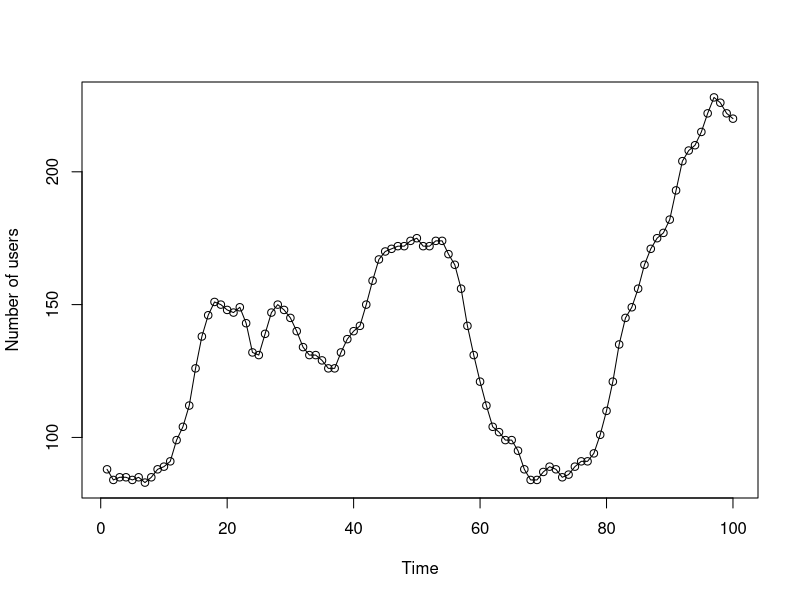
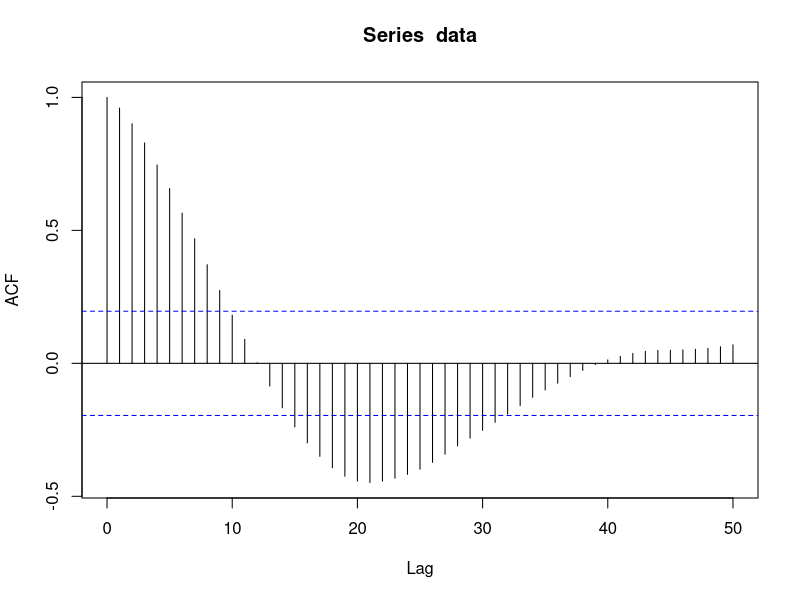
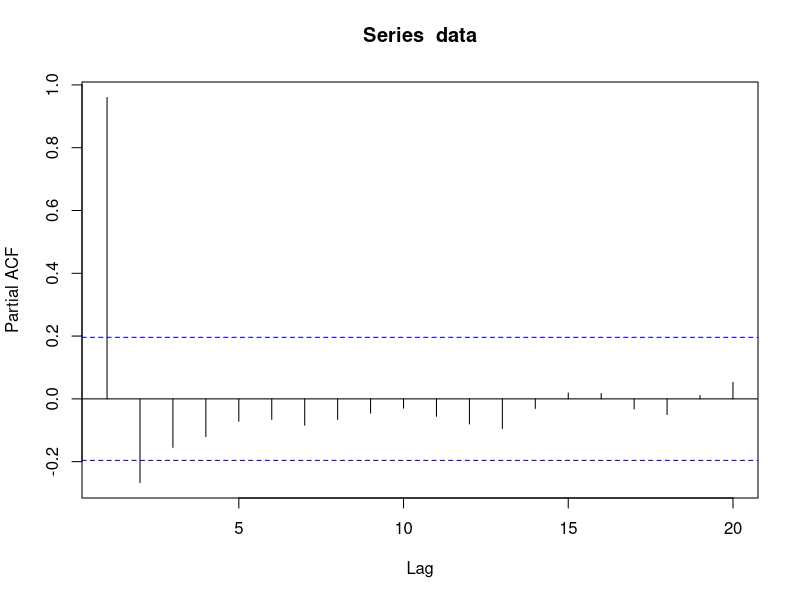
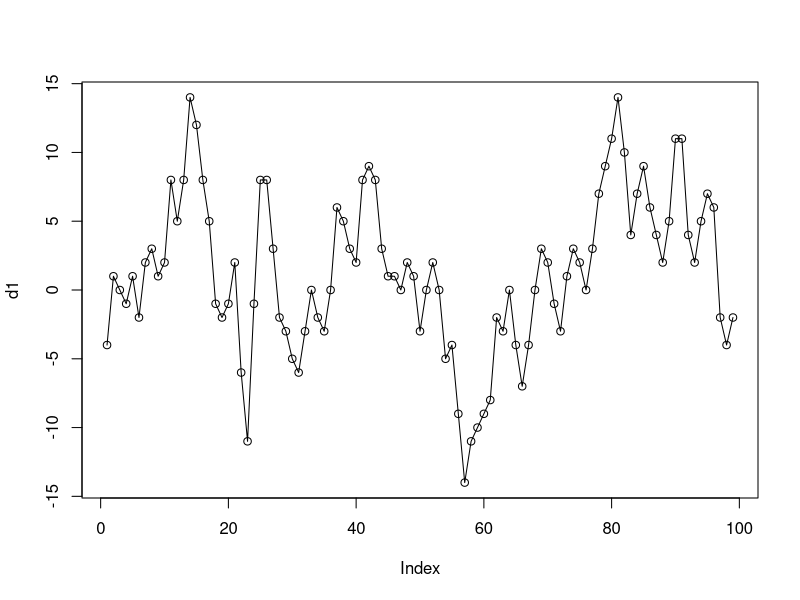
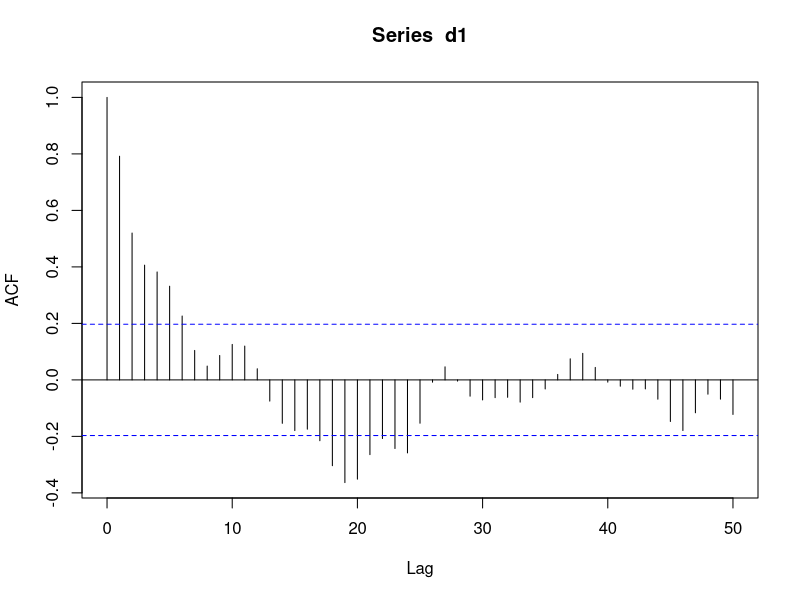
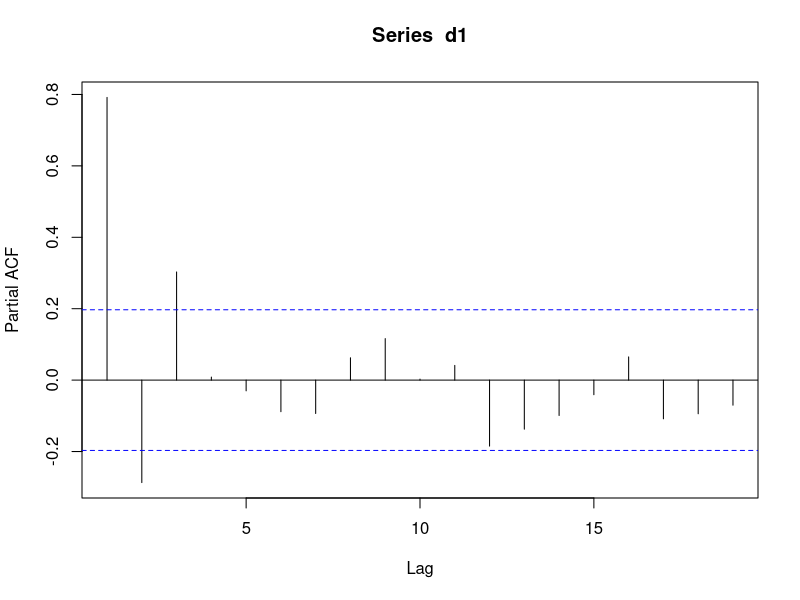
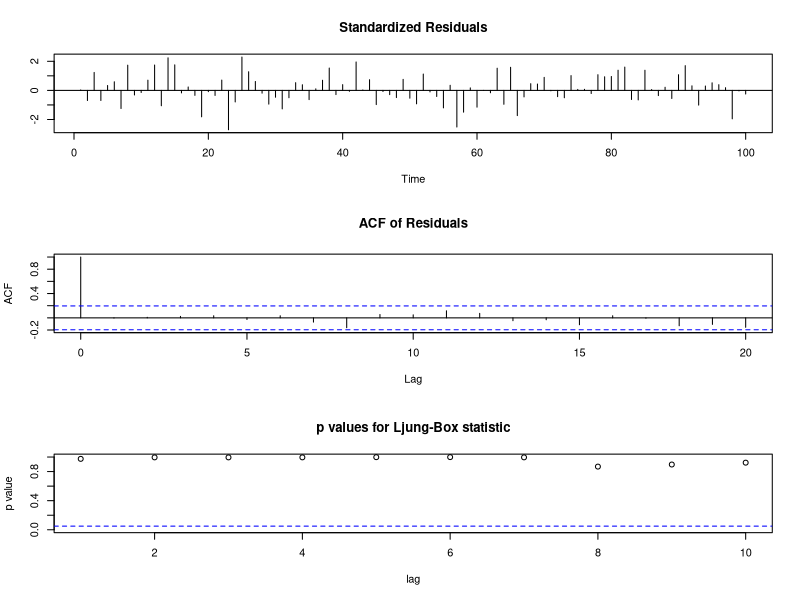
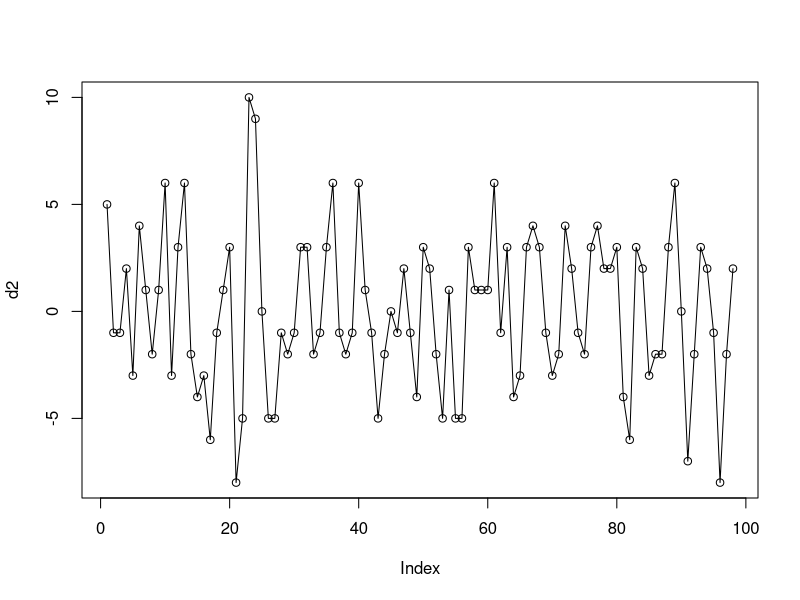

R code for these plots, in order:
## ---- chunk 1
knitr::opts_chunk$set(echo = TRUE)
## ---- chunk 2
data = scan("./wwwusage.txt",skip=1)
min(data);max(data);mean(data)
plot(data,xlab="Time",ylab="Number of users")
lines(data)
# cut off after 31
acf(data,lag.max = 50)
# cut off after  2
pacf(data)
## ---- chunk 3
d1 = diff(data)
plot(d1)
lines(d1)
# cut off after 24
acf(d1,lag.max = 50)
# cut off after 3
pacf(d1)

# Yule-Walker Estimation
yw1 = ar.yw(d1)
summary(yw1);yw1 # AR(3): 1.106, -0.596, 0.303

# Fit ARIMA Model (3,1,0)
arima1 = arima(data, order=c(3,1,0))
arima1
tsdiag(arima1)
AIC(arima1)
## ---- chunk 4
d2 = diff(d1)
plot(d2)
lines(d2)
# cut off after 27
acf(d2,lag.max = 50)
# cut off after 2
pacf(d2)

# Yule-Walker Estimation
yw2 = ar.yw(d2)
summary(yw2);yw2 # AR(2): 0.2489 and -0.4341

# Fit ARIMA Model (2,2,0)
arima2 = arima(data, order=c(2,2,0))
arima2
tsdiag(arima2)
AIC(arima2)
## ---- chunk 5
library(forecast)
autoarima = auto.arima(data)
autoarima
arima3 = arima(data, order=c(1,1,1))
arima3
tsdiag(arima3)
AIC(arima3)
